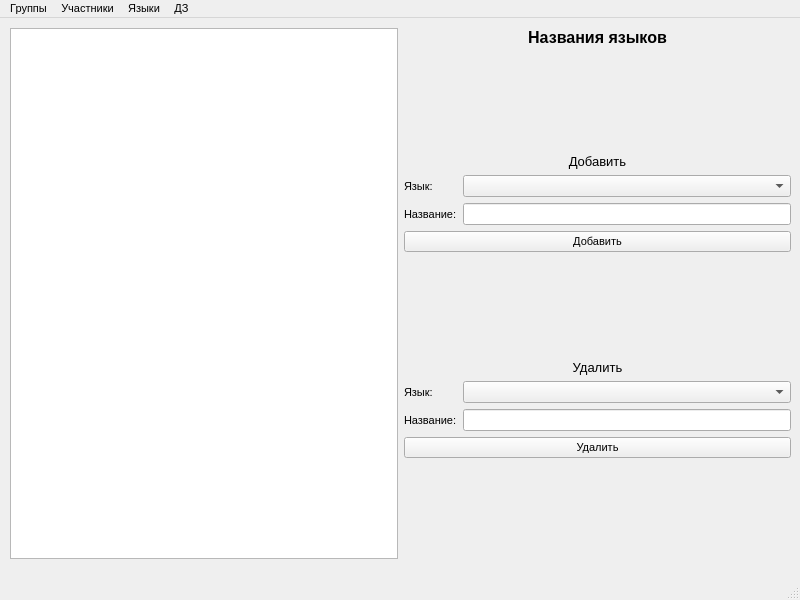
<?xml version="1.0" encoding="UTF-8"?>
<ui version="4.0">
 <class>MainWindow</class>
 <widget class="QMainWindow" name="MainWindow">
  <property name="geometry">
   <rect>
    <x>0</x>
    <y>0</y>
    <width>800</width>
    <height>600</height>
   </rect>
  </property>
  <property name="font">
   <font>
    <pointsize>8</pointsize>
   </font>
  </property>
  <property name="windowTitle">
   <string>Парсер сайтов по ОИ</string>
  </property>
  <widget class="QWidget" name="centralwidget">
   <widget class="QWidget" name="horizontalLayoutWidget">
    <property name="geometry">
     <rect>
      <x>10</x>
      <y>10</y>
      <width>781</width>
      <height>531</height>
     </rect>
    </property>
    <layout class="QHBoxLayout" name="horizontalLayout">
     <item>
      <widget class="QTableWidget" name="table"/>
     </item>
     <item>
      <layout class="QVBoxLayout" name="verticalLayout">
       <item>
        <widget class="QLabel" name="title">
         <property name="font">
          <font>
           <pointsize>12</pointsize>
           <weight>75</weight>
           <bold>true</bold>
          </font>
         </property>
         <property name="text">
          <string>Названия языков</string>
         </property>
         <property name="alignment">
          <set>Qt::AlignCenter</set>
         </property>
        </widget>
       </item>
       <item>
        <spacer name="verticalSpacer_4">
         <property name="orientation">
          <enum>Qt::Vertical</enum>
         </property>
         <property name="sizeHint" stdset="0">
          <size>
           <width>20</width>
           <height>40</height>
          </size>
         </property>
        </spacer>
       </item>
       <item>
        <widget class="QLabel" name="label">
         <property name="font">
          <font>
           <pointsize>10</pointsize>
          </font>
         </property>
         <property name="text">
          <string>Добавить</string>
         </property>
         <property name="alignment">
          <set>Qt::AlignCenter</set>
         </property>
        </widget>
       </item>
       <item>
        <layout class="QHBoxLayout" name="horizontalLayout_3">
         <item>
          <layout class="QVBoxLayout" name="verticalLayout_4">
           <item>
            <widget class="QLabel" name="label_6">
             <property name="text">
              <string>Язык:</string>
             </property>
            </widget>
           </item>
           <item>
            <widget class="QLabel" name="label_9">
             <property name="text">
              <string>Название:</string>
             </property>
            </widget>
           </item>
          </layout>
         </item>
         <item>
          <layout class="QVBoxLayout" name="verticalLayout_5">
           <item>
            <widget class="QComboBox" name="combo11"/>
           </item>
           <item>
            <widget class="QLineEdit" name="line12"/>
           </item>
          </layout>
         </item>
        </layout>
       </item>
       <item>
        <widget class="QPushButton" name="btn1">
         <property name="text">
          <string>Добавить</string>
         </property>
        </widget>
       </item>
       <item>
        <layout class="QHBoxLayout" name="horizontalLayout_2"/>
       </item>
       <item>
        <spacer name="verticalSpacer_2">
         <property name="orientation">
          <enum>Qt::Vertical</enum>
         </property>
         <property name="sizeHint" stdset="0">
          <size>
           <width>20</width>
           <height>40</height>
          </size>
         </property>
        </spacer>
       </item>
       <item>
        <widget class="QLabel" name="label_5">
         <property name="font">
          <font>
           <pointsize>10</pointsize>
          </font>
         </property>
         <property name="text">
          <string>Удалить</string>
         </property>
         <property name="alignment">
          <set>Qt::AlignCenter</set>
         </property>
        </widget>
       </item>
       <item>
        <layout class="QHBoxLayout" name="horizontalLayout_4">
         <item>
          <layout class="QVBoxLayout" name="verticalLayout_6">
           <item>
            <widget class="QLabel" name="label_8">
             <property name="text">
              <string>Язык:</string>
             </property>
            </widget>
           </item>
           <item>
            <widget class="QLabel" name="label_7">
             <property name="text">
              <string>Название:</string>
             </property>
            </widget>
           </item>
          </layout>
         </item>
         <item>
          <layout class="QVBoxLayout" name="verticalLayout_7">
           <item>
            <widget class="QComboBox" name="combo31"/>
           </item>
           <item>
            <widget class="QLineEdit" name="line32"/>
           </item>
          </layout>
         </item>
        </layout>
       </item>
       <item>
        <widget class="QPushButton" name="btn3">
         <property name="text">
          <string>Удалить</string>
         </property>
        </widget>
       </item>
       <item>
        <spacer name="verticalSpacer">
         <property name="orientation">
          <enum>Qt::Vertical</enum>
         </property>
         <property name="sizeHint" stdset="0">
          <size>
           <width>20</width>
           <height>40</height>
          </size>
         </property>
        </spacer>
       </item>
      </layout>
     </item>
    </layout>
   </widget>
  </widget>
  <widget class="QMenuBar" name="menubar">
   <property name="geometry">
    <rect>
     <x>0</x>
     <y>0</y>
     <width>800</width>
     <height>21</height>
    </rect>
   </property>
   <widget class="QMenu" name="menu_1">
    <property name="title">
     <string>Группы</string>
    </property>
   </widget>
   <widget class="QMenu" name="menu_2">
    <property name="title">
     <string>Участники</string>
    </property>
   </widget>
   <widget class="QMenu" name="menu_3">
    <property name="title">
     <string>Языки</string>
    </property>
   </widget>
   <widget class="QMenu" name="menu_4">
    <property name="title">
     <string>ДЗ</string>
    </property>
   </widget>
   <addaction name="menu_1"/>
   <addaction name="menu_2"/>
   <addaction name="menu_3"/>
   <addaction name="menu_4"/>
  </widget>
  <widget class="QStatusBar" name="statusbar"/>
  <action name="actionAdd">
   <property name="text">
    <string>add</string>
   </property>
  </action>
  <action name="action">
   <property name="text">
    <string>Настройки</string>
   </property>
  </action>
  <action name="action_3">
   <property name="text">
    <string>Настройки</string>
   </property>
  </action>
 </widget>
 <resources/>
 <connections/>
</ui>
